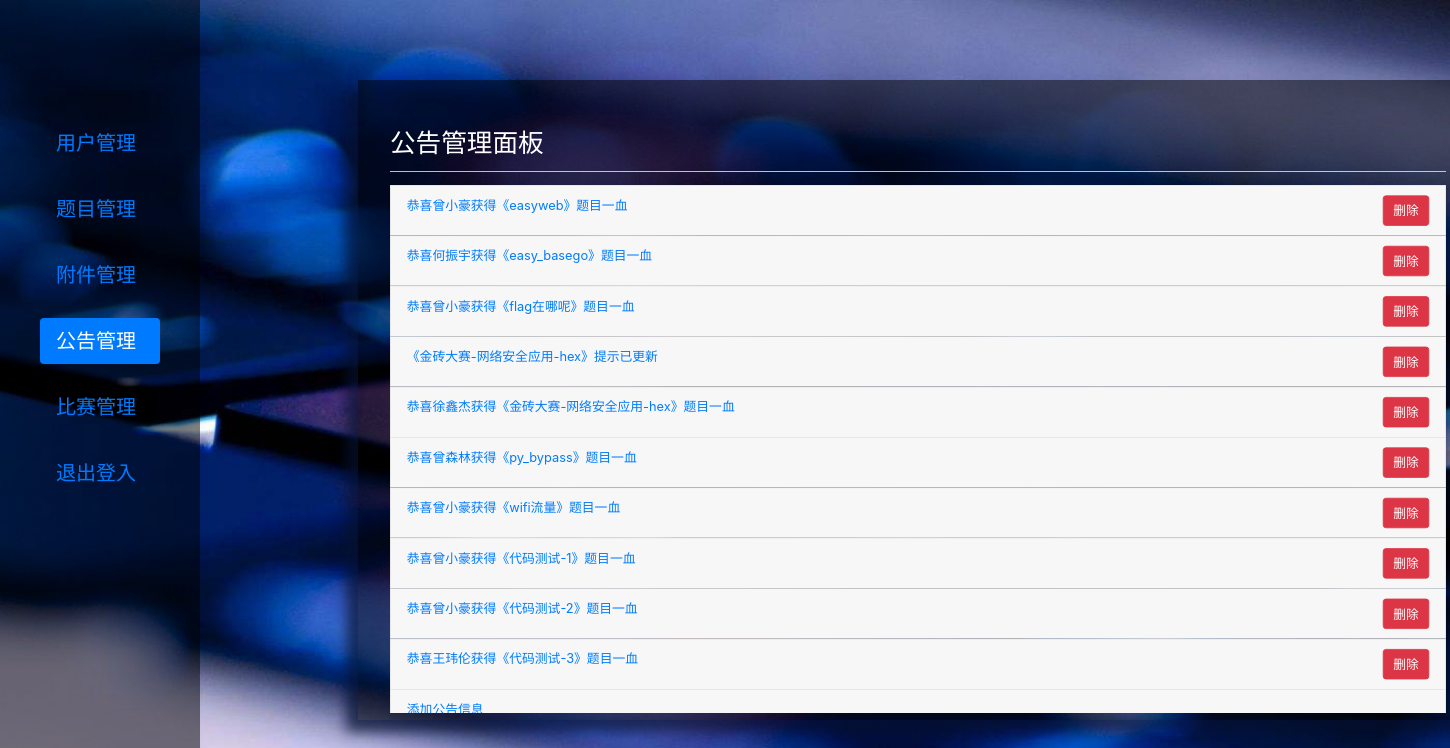
The page /admin_Notice.php (signed in) on the database its author committed.
### tables this page shows
CREATE TABLE `notice_info` (
  `id` int unsigned NOT NULL AUTO_INCREMENT,
  `notice` varchar(100) NOT NULL,
  PRIMARY KEY (`id`)
);

### web/assembl.php (called while the page is built, shortened)
<?php
require('config.php');
$conn = new mysqli($servername,$db_username,$db_password,$dbname);
if($conn->connect_error){
    die("数据库连接失败:".$conn->connect_error);
}else {
    $notices_sql = mysqli_query($conn, 'select * from notice_info;');
    $notices = [];
    while ($n = mysqli_fetch_assoc($notices_sql)) {
        $notices[] = $n;
    }
}
?>

### web/admin_Notice.php (the view, shortened to what this page needs)
<?php
include("config.php");
include("assembl.php");
?>
<!DOCTYPE html>
<html lang="en">
<head>
    <link rel="stylesheet" href="css/index.css">
    <link rel="stylesheet" href="css/admin_panel.css">
    <link rel="stylesheet" href="css/bootstrap.min.css">
</head>
<body>
<div class="loginmain loginmain-nav">
    <div id="navs" class="nav flex-column nav-pills" id="v-pills-tab" role="tablist" aria-orientation="vertical">
        <a class="nav-link"  id="v-pills-home-tab" data-toggle="pill" role="tab" aria-selected="true" onclick="window.location.href='admin_panel.php'" style="color: #007aff">用户管理</a>
        <a class="nav-link" id="v-pills-profile-tab" data-toggle="pill" href="#" role="tab"  aria-selected="false" onclick="window.location.href='admin_match.php'">题目管理</a>
        <a class="nav-link" id="v-pills-profile-tab" data-toggle="pill" href="#" role="tab"  aria-selected="false" onclick="window.location.href='admin_file.php'">附件管理</a>
        <a class="nav-link active" id="v-pills-profile-tab" data-toggle="pill" href="#" role="tab"  aria-selected="false" onclick="window.location.href='admin_Notice.php'">公告管理</a>
        <a class="nav-link" id="v-pills-profile-tab" data-toggle="pill" href="#" role="tab"  aria-selected="false" onclick="window.location.href='admin_SetMatch.php'">比赛管理</a>
        <a class="nav-link" id="v-pills-settings-tab" data-toggle="pill" href="#v-pills-settings" role="tab"  aria-selected="false" onclick="window.location.href='exit_login.php'">退出登入</a>
    </div>
</div>
<div class="loginmain  loginmain-box">
    <h2 id="title">公告管理面板</h2>
	<div style="width: 100%;height: 100%;overflow:auto;">
    <?php
    foreach ($notices as $key=>$value){
        echo '
    <div class="accordion" id="accordion">
        <div class="card">
            <div class="card-header">
                <a class="card-link titles" data-toggle="collapse" href="#collapse'.$key.'">
                    '.$value['notice'].'
                </a>
                <button type="button" class="btn btn-danger btns" onclick="window.location.href=\'assembl.php?action=noticedel&notdel='.$value['notice'].'\'">删除</button>
            </div>
        </div>
    </div>';
    }
    ?>
    <div class="accordion" id="accordion">
        <div class="card">
            <div class="card-header">
                <a class="card-link titles" data-toggle="collapse" href="#collapseTwo">
                    添加公告信息
                </a>
            </div>
	</div>
</div>
    </div>
</div>
</body>
</html>

### web/css/index.css (style rules this page uses)
* { margin: 0; padding: 0; }
html,body { width: 100%; height: 100%; background: url("../image/bg1.jpg") no-repeat; background-size: 100% 100%; }
.loginmain { background: rgba(0, 0, 0, 0.5); width: 540px; height: 375px; position: absolute; top: 0; left: 0; right: 0; bottom: 0; margin: auto; padding: 100px 40px 40px 40px; box-shadow: -15px 15px 15px rgba(6, 17, 47, 0.7); z-index: 99; }
.btns { float: right; }

### web/css/admin_panel.css (style rules this page uses)
html,body { overflow: hidden; }
.loginmain-nav { width: 200px; margin: 0 0; height: 100%; }
#navs>a { margin-top: 20px; font-size: 20px; }
.loginmain-box { width: 1400px; margin-left: 15%; height: 800px; }
#title { color:white; margin-top:-40px; }

### rows shown on the page
notice_info: notice "恭喜曾小豪获得《easyweb》题目一血"
notice_info: notice "恭喜何振宇获得《easy_basego》题目一血"
notice_info: notice "恭喜曾小豪获得《flag在哪呢》题目一血"
notice_info: notice "《金砖大赛-网络安全应用-hex》提示已更新"
notice_info: notice "恭喜徐鑫杰获得《金砖大赛-网络安全应用-hex》题目一血"
notice_info: notice "恭喜曾森林获得《py_bypass》题目一血"
notice_info: notice "恭喜曾小豪获得《wifi流量》题目一血"
notice_info: notice "恭喜曾小豪获得《代码测试-1》题目一血"
notice_info: notice "恭喜曾小豪获得《代码测试-2》题目一血"
notice_info: notice "恭喜王玮伦获得《代码测试-3》题目一血"
